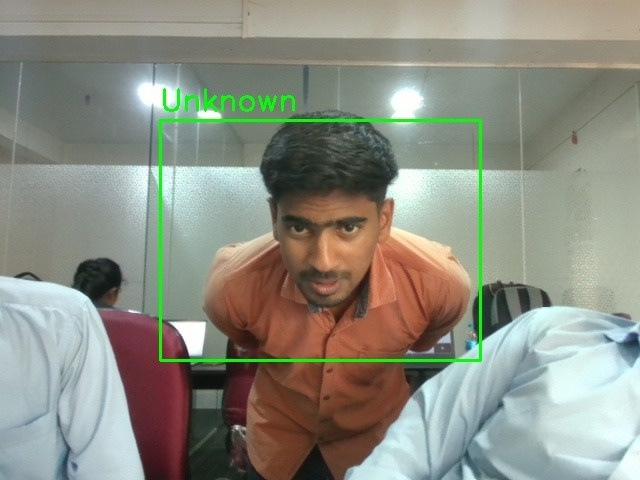
#> input picture Face Detection & Recognition System - Copy/known_faces/ARK_20250505_0416PM.jpg, 640 x 480 px; its folder holds only this picture in this run
$ python detect.py
#> lines starting #> are read from the running program, lines starting #| are printed output that depends on the picture
import cv2
import os
import numpy as np

# Initialize face detector and recognizer
face_cascade = cv2.CascadeClassifier(cv2.data.haarcascades + 'haarcascade_frontalface_default.xml')
face_recognizer = cv2.face.LBPHFaceRecognizer_create()

# Load known faces
KNOWN_FACES_DIR = "known_faces"
known_faces = []
known_names = []
label_map = {}

def train_recognizer():
    global known_names, label_map
    faces = []
    labels = []
    label_id = 0
    known_names = []
    label_map = {}

    # Create known_faces directory if it doesn't exist
    if not os.path.exists(KNOWN_FACES_DIR):
        os.makedirs(KNOWN_FACES_DIR)
        return

    for filename in os.listdir(KNOWN_FACES_DIR):
        if filename.endswith((".jpg", ".jpeg", ".png")):
            path = os.path.join(KNOWN_FACES_DIR, filename)
            # Extract only the name part before underscore or extension
            name = filename.split('_')[0]

            img = cv2.imread(path)
#> img is the input picture: shape (480, 640, 3); mean B, G, R 130.7, 142.6, 140.4
            if img is None:
                continue

            gray = cv2.cvtColor(img, cv2.COLOR_BGR2GRAY)
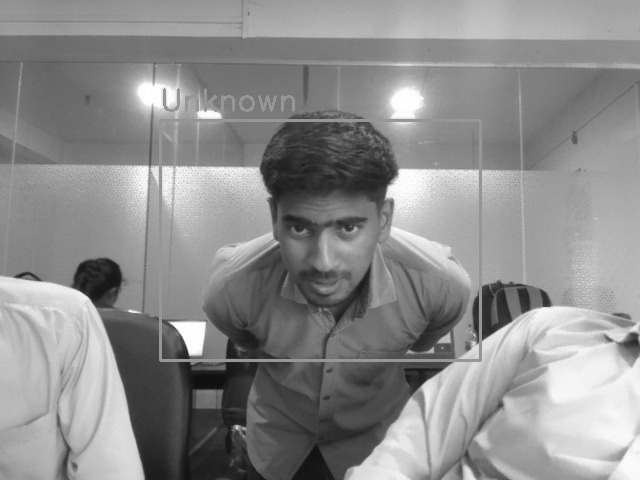
#> gray: shape (480, 640); min 11, max 255, mean 140.6
            detected_faces = face_cascade.detectMultiScale(
                gray,
                scaleFactor=1.1,
                minNeighbors=4,
                minSize=(30, 30),
                flags=cv2.CASCADE_SCALE_IMAGE
            )
#> detected_faces = [[258, 178, 132, 132]]

            if len(detected_faces) > 0:
                (x, y, w, h) = detected_faces[0]
#> x = 258; y = 178; w = 132; h = 132
                face = gray[y:y+h, x:x+w]
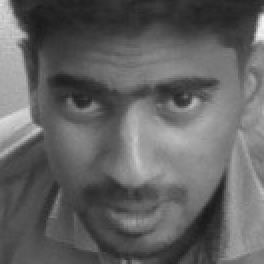
#> face: shape (132, 132) (shown 2 times larger); min 26, max 243, mean 98.4
                face = cv2.resize(face, (100, 100))
#> face: shape (100, 100)
                faces.append(face)

                if name not in label_map:
                    label_map[name] = label_id
                    label_id += 1
                    known_names.append(name)
                labels.append(label_map[name])

    if len(faces) > 0:
        face_recognizer.train(faces, np.array(labels))

# Initial training
train_recognizer()

def recognize_face(frame):
    if len(known_names) == 0:
        return "No trained faces", None

    # Convert to grayscale
    gray = cv2.cvtColor(frame, cv2.COLOR_BGR2GRAY)

    # Detect faces with optimized parameters
    faces = face_cascade.detectMultiScale(
        gray,
        scaleFactor=1.1,
        minNeighbors=4,
        minSize=(30, 30),
        flags=cv2.CASCADE_SCALE_IMAGE
    )

    if len(faces) == 0:
        return "No Face", None

    for (x, y, w, h) in faces:
        face_roi = gray[y:y+h, x:x+w]
        face_roi = cv2.resize(face_roi, (100, 100))

        try:
            # Predict the face
            label_id, confidence = face_recognizer.predict(face_roi)

            # Lower confidence means better match in LBPH
            if confidence < 80:  # Reduced threshold for better recognition
                name = known_names[label_id]
            else:
                name = "Unknown"
        except Exception:
            name = "Unknown"

        # Return the name and face region
        return name, frame[y:y+h, x:x+w]

    return "Unknown", None

$ run again, on Face Detection & Recognition System - Copy/known_faces/zuber_1745450947.jpg
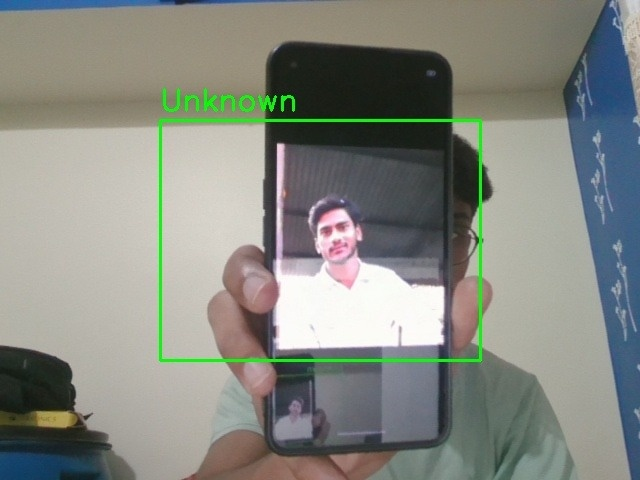
#> input picture Face Detection & Recognition System - Copy/known_faces/zuber_1745450947.jpg, 640 x 480 px
#> in train_recognizer, img is the input picture: shape (480, 640, 3); mean B, G, R 129.1, 136.9, 133.7
#> in train_recognizer, `gray = cv2.cvtColor(img, cv2.COLOR_BGR2GRAY)`:
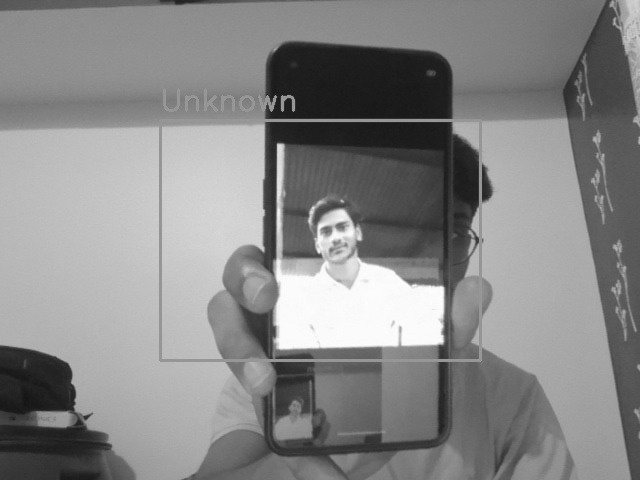
#> gray: shape (480, 640); min 14, max 255, mean 135.1
#> detected_faces = [[308, 208, 55, 55]]
#> x = 308; y = 208; w = 55
#> in train_recognizer, `face = cv2.resize(face, (100, 100))`:
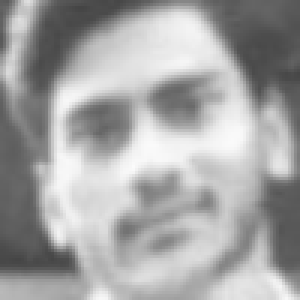
#> face: shape (100, 100) (shown 3 times larger); min 69, max 251, mean 165

$ run again, on Face Detection & Recognition System - Copy/known_faces/ARK_20250522_0318PM.jpg
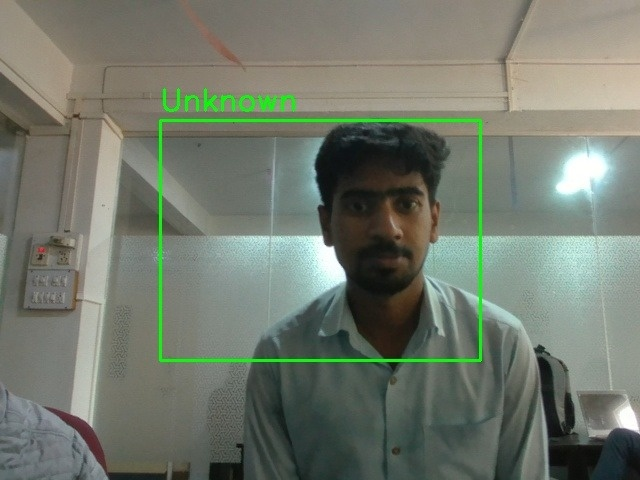
#> input picture Face Detection & Recognition System - Copy/known_faces/ARK_20250522_0318PM.jpg, 640 x 480 px
#> in train_recognizer, img is the input picture: shape (480, 640, 3); mean B, G, R 108.4, 121.3, 114
#> in train_recognizer, `gray = cv2.cvtColor(img, cv2.COLOR_BGR2GRAY)`:
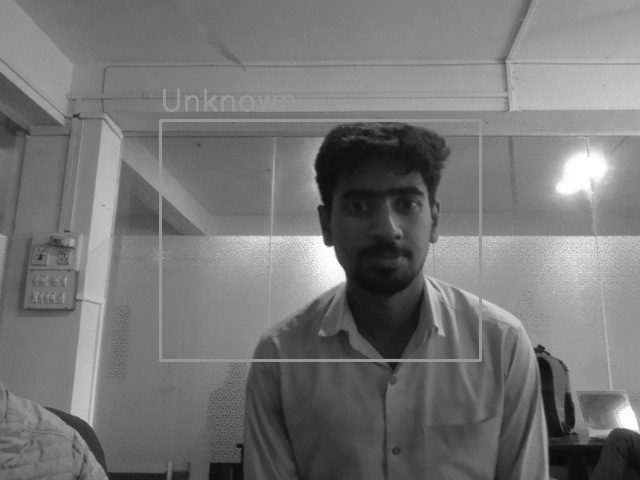
#> gray: shape (480, 640); min 8, max 255, mean 117.6
#> detected_faces = [[326, 159, 120, 120]]
#> x = 326; y = 159; w = 120
#> in train_recognizer, `face = gray[y:y+h, x:x+w]`:
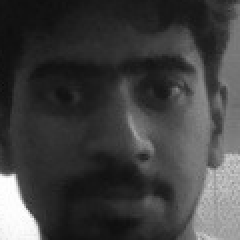
#> face: shape (120, 120) (shown 2 times larger); min 10, max 255, mean 64.4

$ run again, on Face Detection & Recognition System - Copy/known_faces/Shabbir_20250522_0319PM.jpg
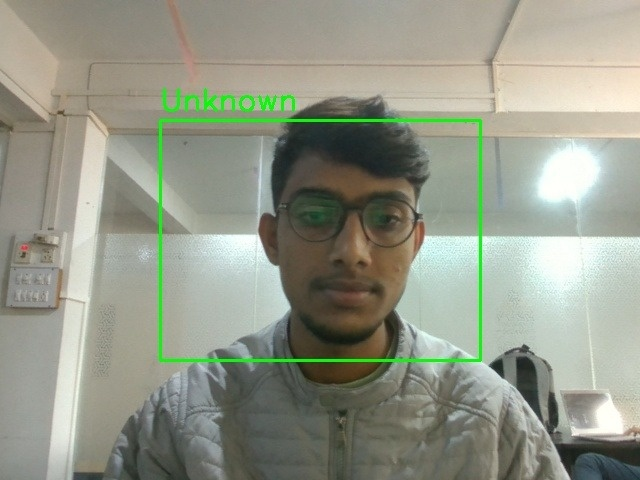
#> input picture Face Detection & Recognition System - Copy/known_faces/Shabbir_20250522_0319PM.jpg, 640 x 480 px
#> in train_recognizer, img is the input picture: shape (480, 640, 3); mean B, G, R 136.8, 152, 147.9
#> in train_recognizer, `gray = cv2.cvtColor(img, cv2.COLOR_BGR2GRAY)`:
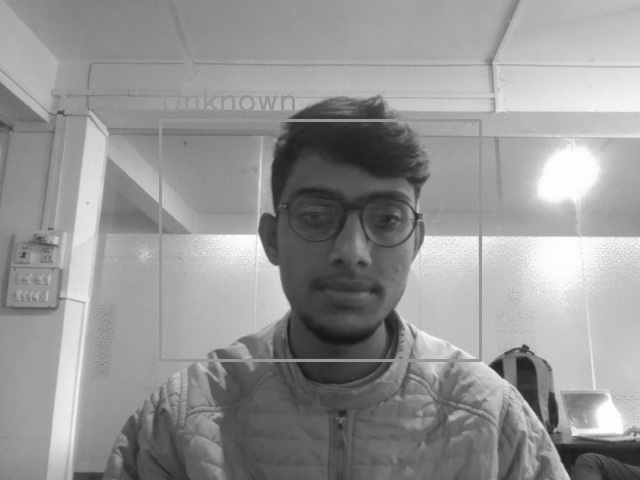
#> gray: shape (480, 640); min 20, max 255, mean 149
#> detected_faces = [[262, 151, 182, 182]]
#> x = 262; y = 151; w = 182
#> in train_recognizer, `face = gray[y:y+h, x:x+w]`:
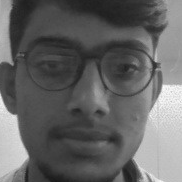
#> face: shape (182, 182); min 23, max 254, mean 100.3

$ run again, on Face Detection & Recognition System - Copy/known_faces/ibrahim_20250505_0314PM.jpg
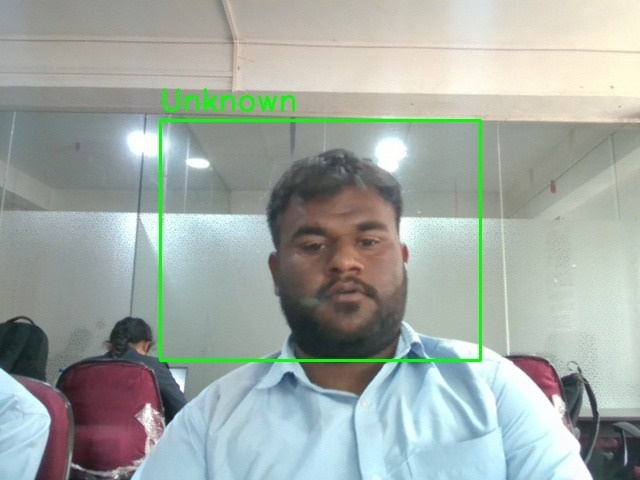
#> input picture Face Detection & Recognition System - Copy/known_faces/ibrahim_20250505_0314PM.jpg, 640 x 480 px
#> in train_recognizer, img is the input picture: shape (480, 640, 3); mean B, G, R 164.1, 169.9, 160.8
#> in train_recognizer, `gray = cv2.cvtColor(img, cv2.COLOR_BGR2GRAY)`:
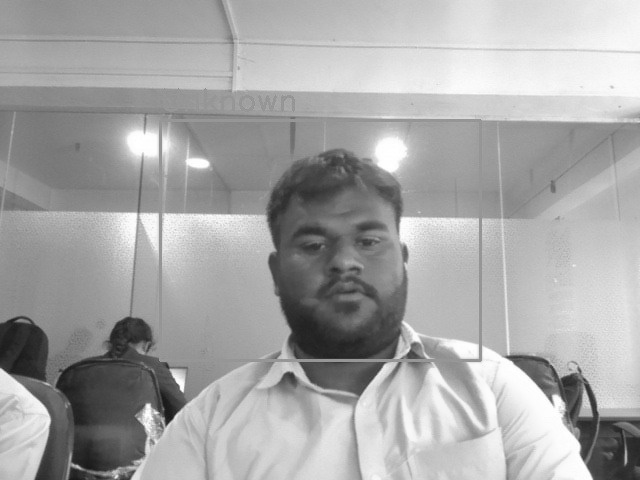
#> gray: shape (480, 640); min 21, max 255, mean 166.5
#> detected_faces = [[272, 188, 138, 138]]
#> x = 272; y = 188; w = 138
#> in train_recognizer, `face = gray[y:y+h, x:x+w]`:
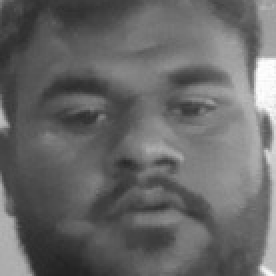
#> face: shape (138, 138) (shown 2 times larger); min 35, max 254, mean 103.4
